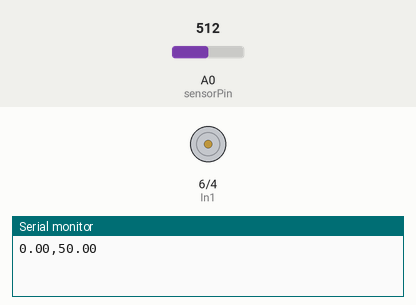
Recording of a sketch running on a simulated Arduino Uno, built with avr-gcc and run on an emulated ATmega328P. Shown: motor-driver pin pairs drawn as motors (green arrow = first pin HIGH = forward, orange = second pin HIGH = backward, longer = more drive), the last lines printed to the serial monitor. Inputs (shaded band) come from the test bench; at power-on: A0 (sensorPin) = 512.

Above: at 0.1 s.
At 19.1 s:
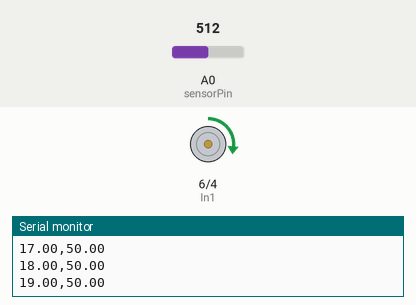
At 38.1 s:
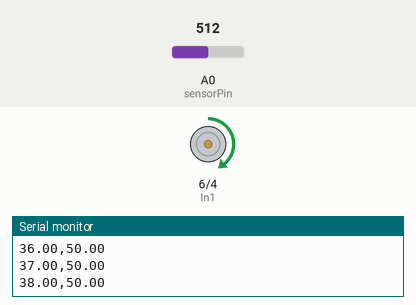
Timing chart, 0 to 40.0 s (numbered marks = the images above):
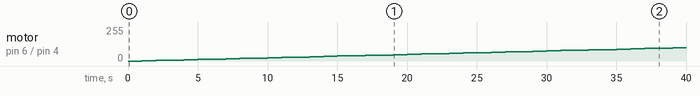

Measured:
- by itself, motor on pin 6 (In1) / pin 4 (In2): moves from stopped to forward 99/255 over 38.0 s

The sketch:

pwm_sweep.ino
```cpp
/*
Sweep PWM de 0 a 100 (cuidado, hay cierto valor de PWM cerca a 70 en donde
empezará a dar vueltas.). Los valores se imprimen en formato listo para CSV.
Esto se hace para calcular el valor K del motor.
*/

// Puente H
int In1 = 6;
int In2 = 4;
// Encoder
float sensorPin = A0;
float sensor = 0;
// Default PWM
float PWM = 30;

void setup() {
  Serial.begin(9600);
  // Puente H
  pinMode(In1, OUTPUT);
  pinMode(In2, OUTPUT);
  // get data
  PWM=0;
  while (PWM<100) {
    analogWrite(In1, PWM*255/100);
    Serial.print(PWM);
    Serial.print(",");
    sensor = analogRead(sensorPin);
    sensor = map(sensor, 0, 1023, 0, 360);
    Serial.println(sensor-130);
    delay(1000);
    PWM+=1;
  }
}

void loop() {
  PWM=30;
  // cuando acabe el sweep se vuelve a un PWM de 30
  digitalWrite(In2, LOW);
  analogWrite(In1, PWM*255/100);
}
```
